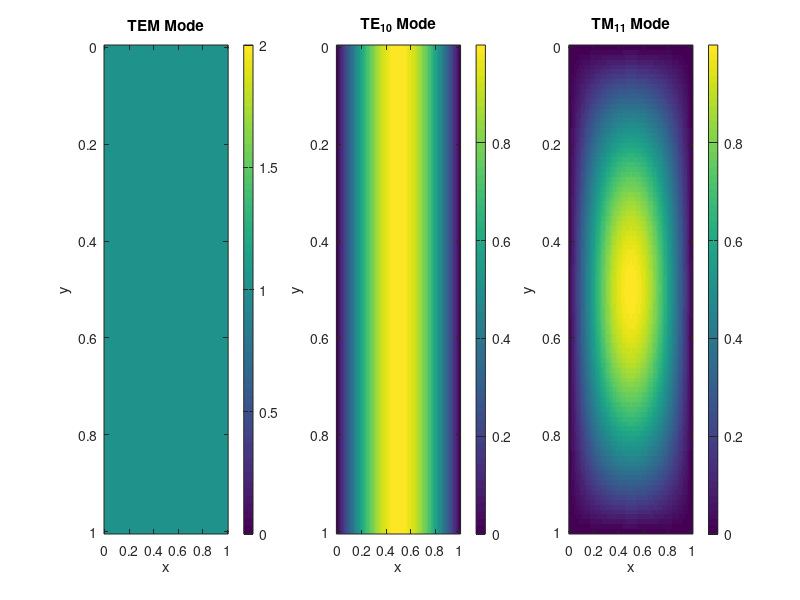

The MATLAB script that drew this image: (Note: this script raises an error after producing the figure.)
clc; clear; close all;

x = linspace(0,1,100);
y = linspace(0,1,100);
[X,Y] = meshgrid(x,y);
TEM = ones(size(X));
TE = sin(pi*X);
TM = sin(pi*X).*sin(pi*Y);

figure;

subplot(1,3,1)
imagesc(x,y,TEM);
title('TEM Mode');
xlabel('x'); ylabel('y');
colorbar;

subplot(1,3,2)
imagesc(x,y,TE);
title('TE_{10} Mode');
xlabel('x'); ylabel('y');
colorbar;

subplot(1,3,3)
imagesc(x,y,TM);
title('TM_{11} Mode');
xlabel('x'); ylabel('y');
colorbar;

sgtitle('Electromagnetic Propagation Modes');
